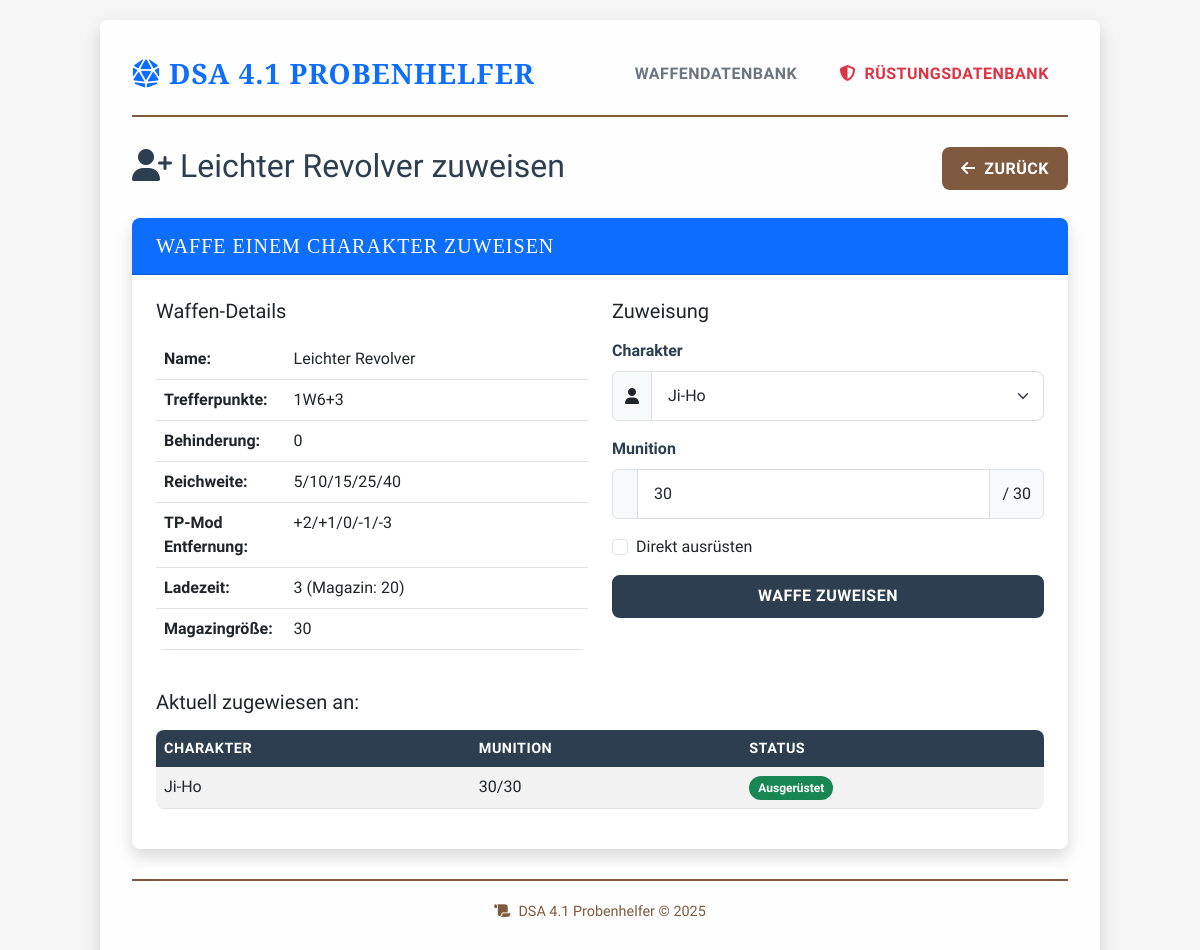
Page /weapon/ranged/1/assign on the committed database.
### app.py (models this page shows, shortened)
class Weapon(db.Model):
    __abstract__ = True
    id = db.Column(db.Integer, primary_key=True)
    name = db.Column(db.String(100), nullable=False)

class RangedWeapon(Weapon):
    __tablename__ = 'ranged_weapon'
    be = db.Column(db.Integer, default=0)  # Behinderung
    tp = db.Column(db.String(20), nullable=False)  # z.B. "1W6+4"
    reichweite = db.Column(db.String(50), nullable=False)  # z.B. "5/10/15/25/40"
    tp_mod_entfernung = db.Column(db.String(50), nullable=False)  # z.B. "+2/+1/0/-1/-3"
    ladezeit_einzeln = db.Column(db.Integer, default=1)  # Ladezeit innerhalb eines Magazins
    ladezeit_magazin = db.Column(db.Integer, nullable=True)  # Ladezeit für Magazinwechsel, NULL wenn kein Magazin
    munition_max = db.Column(db.Integer, default=0)  # Maximale Munition
    character_links = db.relationship('CharacterRangedWeapon', backref='weapon', lazy=True, cascade="all, delete-orphan")

class CharacterRangedWeapon(db.Model):
    __tablename__ = 'character_ranged_weapon'
    id = db.Column(db.Integer, primary_key=True)
    character_id = db.Column(db.Integer, db.ForeignKey('character.id'), nullable=False)
    weapon_id = db.Column(db.Integer, db.ForeignKey('ranged_weapon.id'), nullable=False)
    equipped = db.Column(db.Boolean, default=False)
    munition_aktuell = db.Column(db.Integer, default=0)  # Aktuelle Munition

class Character(db.Model):
    id = db.Column(db.Integer, primary_key=True)
    name = db.Column(db.String(100), nullable=False)
    lp = db.Column(db.Integer, nullable=False)
    ap = db.Column(db.Integer, nullable=False)
    op = db.Column(db.Integer, nullable=False)
    chi = db.Column(db.Integer, nullable=False, default=0)  # Neue Spalte für Chi-Punkte
    rs_wert = db.Column(db.Integer, nullable=False)
    pa_basis = db.Column(db.Integer, nullable=False)
    at_basis = db.Column(db.Integer, nullable=False)
    wundschwelle = db.Column(db.Integer, nullable=False)
    damage = db.Column(db.Integer, nullable=False)
    wunden = db.Column(db.Integer, nullable=False)
    initiative = db.Column(db.Integer, nullable=False)
    mut = db.Column(db.Integer, nullable=False)
    klugheit = db.Column(db.Integer, nullable=False)
    intuition = db.Column(db.Integer, nullable=False)
    charisma = db.Column(db.Integer, nullable=False)
    fingerfertigkeit = db.Column(db.Integer, nullable=False)
    gewandtheit = db.Column(db.Integer, nullable=False)
    konstitution = db.Column(db.Integer, nullable=False)
    koerperkraft = db.Column(db.Integer, nullable=False)
    be = db.Column(db.Integer, default=0)
    talente = db.relationship('Talent', backref='character', lazy=True, cascade="all, delete-orphan")
    melee_weapon_links = db.relationship('CharacterMeleeWeapon', backref='character', lazy=True, cascade="all, delete-orphan")
    ranged_weapon_links = db.relationship('CharacterRangedWeapon', backref='character', lazy=True, cascade="all, delete-orphan")
    parry_weapon_links = db.relationship('CharacterParryWeapon', backref='character', lazy=True, cascade="all, delete-orphan")
    armor_links = db.relationship('CharacterArmor', backref='character', lazy=True, cascade="all, delete-orphan")

### app.py (the view, shortened to what this page needs)
@app.route('/weapon/ranged/<int:weapon_id>/assign', methods=['GET', 'POST'])
def assign_ranged_weapon(weapon_id):
    weapon = db.session.get(RangedWeapon, weapon_id)
    if weapon is None:
        abort(404)
    assigned_chars = (db.session.query(CharacterRangedWeapon)
                     .filter(CharacterRangedWeapon.weapon_id == weapon_id)
                     .join(Character, CharacterRangedWeapon.character_id == Character.id)
                     .all())
    form = AssignWeaponForm()
    characters = Character.query.all()
    form.character_id.choices = [(c.id, c.name) for c in characters]
    return render_template('assign_weapon.html',
                          form=form,
                          weapon=weapon,
                          weapon_type='ranged',
                          assigned_chars=assigned_chars)

### app.py
class AssignWeaponForm(FlaskForm):
    character_id = SelectField('Charakter', coerce=int, validators=[DataRequired()])
    submit = SubmitField('Waffe zuweisen')

### templates/assign_weapon.html (shortened to what this page needs)
{% extends "layout.html" %}
{% block content %}
<div class="row mb-4">
  <div class="col">
    <h2><i class="fas fa-user-plus me-2"></i>{{ weapon.name }} zuweisen</h2>
  </div>
  <div class="col text-end">
    <a href="{{ url_for('all_weapons') }}" class="btn btn-secondary">
      <i class="fas fa-arrow-left me-1"></i> Zurück
    </a>
  </div>
</div>
<div class="card mb-4">
  <div class="card-header bg-primary text-white">
    <h5 class="mb-0">Waffe einem Charakter zuweisen</h5>
  </div>
  <div class="card-body">
    <div class="row mb-4">
      <div class="col-md-6">
        <h5 class="mb-3">Waffen-Details</h5>
        <table class="table">
          <tbody>
            <tr>
              <th style="width: 30%">Name:</th>
              <td>{{ weapon.name }}</td>
            </tr>
            {% if weapon_type == 'melee' %}
            <tr>
              <th>Trefferpunkte:</th>
              <td>{{ weapon.tp }}</td>
            </tr>
            <tr>
              <th>Behinderung:</th>
              <td>{{ weapon.be }}</td>
            </tr>
            <tr>
              <th>Initiative:</th>
              <td>{{ weapon.ini_mod }}</td>
            </tr>
            <tr>
              <th>Attacke/Parade:</th>
              <td>{{ weapon.at_mod }}/{{ weapon.pa_mod }}</td>
            </tr>
            {% if weapon.tp_kk_schwelle > 0 %}
            <tr>
              <th>KK-Bonus:</th>
              <td>ab KK {{ weapon.tp_kk_schwelle }} (+1/{{ weapon.tp_kk_schritt }})</td>
            </tr>
            {% endif %}
            {% elif weapon_type == 'ranged' %}
            <tr>
              <th>Trefferpunkte:</th>
              <td>{{ weapon.tp }}</td>
            </tr>
            <tr>
              <th>Behinderung:</th>
              <td>{{ weapon.be }}</td>
            </tr>
            <tr>
              <th>Reichweite:</th>
              <td>{{ weapon.reichweite }}</td>
            </tr>
            <tr>
              <th>TP-Mod Entfernung:</th>
              <td>{{ weapon.tp_mod_entfernung }}</td>
            </tr>
            <tr>
              <th>Ladezeit:</th>
              <td>{{ weapon.ladezeit_einzeln }}{% if weapon.ladezeit_magazin is not none %} (Magazin: {{ weapon.ladezeit_magazin }}){% endif %}</td>
            </tr>
            <tr>
              <th>Magazingröße:</th>
              <td>{{ weapon.munition_max }}</td>
            </tr>
            {% endif %}
          </tbody>
        </table>
      </div>
      <div class="col-md-6">
        <h5 class="mb-3">Zuweisung</h5>
        <form method="POST">
          <div class="form-group mb-3">
            {{ form.character_id.label(class="form-label") }}
            <div class="input-group">
              <span class="input-group-text"><i class="fas fa-user"></i></span>
              {{ form.character_id(class="form-select") }}
            </div>
          </div>
          {% if weapon_type == 'ranged' %}
          <div class="form-group mb-3">
            <label class="form-label">Munition</label>
            <div class="input-group">
              <span class="input-group-text"></span>
              <input type="number" name="munition_aktuell" class="form-control" value="{{ weapon.munition_max }}" min="0" max="{{ weapon.munition_max }}">
              <span class="input-group-text">/ {{ weapon.munition_max }}</span>
            </div>
          </div>
          {% endif %}
          <div class="form-check mb-3">
            <input type="checkbox" name="equipped" class="form-check-input" id="equipped">
            <label class="form-check-label" for="equipped">Direkt ausrüsten</label>
          </div>
          <div class="d-grid gap-2">
            {{ form.submit(class="btn btn-primary") }}
          </div>
        </form>
      </div>
    </div>
    <h5 class="mb-3">Aktuell zugewiesen an:</h5>
    {% if assigned_chars %}
      <div class="table-responsive">
        <table class="table table-striped">
          <thead>
            <tr>
              <th>Charakter</th>
              {% if weapon_type == 'ranged' %}
              <th>Munition</th>
              {% endif %}
              <th>Status</th>
            </tr>
          </thead>
          <tbody>
            {% for char_link in assigned_chars %}
            <tr>
              <td>{{ char_link.character.name }}</td>
              {% if weapon_type == 'ranged' %}
              <td>{{ char_link.munition_aktuell }}/{{ weapon.munition_max }}</td>
              {% endif %}
              <td>{% if char_link.equipped %}<span class="badge bg-success">Ausgerüstet</span>{% else %}<span class="badge bg-secondary">Im Inventar</span>{% endif %}</td>
            </tr>
            {% endfor %}
          </tbody>
        </table>
      </div>
    {% else %}
      <div class="alert alert-info">
        <i class="fas fa-info-circle me-2"></i> Diese Waffe ist derzeit keinem Charakter zugewiesen.
      </div>
    {% endif %}
  </div>
</div>
{% endblock %}

### templates/layout.html (shortened to what this page needs)
<!DOCTYPE html>
<html lang="de">
<head>
    <link rel="stylesheet" href="https://cdn.jsdelivr.net/npm/bootstrap@5.3.0/dist/css/bootstrap.min.css">
    <link rel="stylesheet" href="https://cdnjs.cloudflare.com/ajax/libs/font-awesome/6.4.0/css/all.min.css">
</head>
<body>
    <div class="container">
        <div class="header">
            <div class="d-flex justify-content-between align-items-center">
                <h3 class="text-muted mb-0">
                    <a href="{{ url_for('index') }}" class="text-decoration-none">
                        <i class="fas fa-dice-d20 me-2"></i>DSA 4.1 Probenhelfer
                    </a>
                </h3>
                <div>
                    <a href="{{ url_for('all_weapons') }}" class="btn btn-outline-secondary">
                         Waffendatenbank
                    </a>
                    <a href="{{ url_for('all_armors') }}" class="btn btn-outline-danger">
                        <i class="fas fa-shield-alt me-1"></i> Rüstungsdatenbank
                    </a>
                </div>
            </div>
        </div>
        {% block content %}{% endblock %}
        <div class="footer">
            <p><i class="fas fa-scroll me-2"></i>DSA 4.1 Probenhelfer &copy; <script>document.write(new Date().getFullYear());</script></p>
        </div>
    </div>
</body>
</html>

### templates/layout.html (style rules this page uses)
:root { --primary-color: #2c3e50; --secondary-color: #7f5a3f; --accent-color: #c0392b; --success-color: #27ae60; --danger-color: #c0392b; --info-color: #3498db; --dark-color: #1a1a1a; --light-color: #f8f9fa; --border-radius: 0.5rem; --card-shadow: 0 0.5rem 1rem rgba(0, 0, 0, 0.15); --transition-speed: 0.3s; }
body { font-family: 'Raleway', sans-serif; color: var(--primary-color); background-color: #f5f5f5; background-image: url('https://www.transparenttextures.com/patterns/parchment.png'); padding-top: 20px; padding-bottom: 20px; }
.container { max-width: 1000px; background-color: rgba(255, 255, 255, 0.95); box-shadow: var(--card-shadow); border-radius: var(--border-radius); padding: 2rem; }
.header { padding-bottom: 20px; margin-bottom: 30px; border-bottom: 2px solid var(--secondary-color); }
.header h3 { font-family: 'Cinzel', serif; font-weight: 700; color: var(--secondary-color); text-transform: uppercase; letter-spacing: 1px; }
.footer { margin-top: 30px; padding-top: 20px; border-top: 2px solid var(--secondary-color); text-align: center; font-size: 0.9rem; color: var(--secondary-color); }
.btn { transition: all var(--transition-speed); border-radius: var(--border-radius); font-weight: 600; text-transform: uppercase; letter-spacing: 0.5px; padding: 0.6rem 1.2rem; border: none; }
.btn-primary { background-color: var(--primary-color); }
.btn-secondary { background-color: var(--secondary-color); }
.card { border: none; border-radius: var(--border-radius); overflow: hidden; box-shadow: var(--card-shadow); transition: all var(--transition-speed); margin-bottom: 1.5rem; }
.card-header { background-color: var(--primary-color); color: white; font-family: 'Cinzel', serif; font-weight: 700; text-transform: uppercase; letter-spacing: 1px; padding: 1rem 1.5rem; }
.card-body { padding: 1.5rem; }
.form-control, .form-select { border-radius: var(--border-radius); padding: 0.75rem 1rem; border: 1px solid #ddd; transition: all var(--transition-speed); }
.form-label { font-weight: 600; color: var(--primary-color); margin-bottom: 0.5rem; }
.table { border-radius: var(--border-radius); overflow: hidden; }
.table thead th { background-color: var(--primary-color); color: white; font-weight: 600; text-transform: uppercase; letter-spacing: 0.5px; font-size: 0.9rem; border: none; }
.table tbody tr:nth-child(even) { background-color: rgba(0, 0, 0, 0.025); }
.badge { padding: 0.5em 0.75em; font-weight: 600; border-radius: 50rem; }

### rows in the picture
RangedWeapon: name "Leichter Revolver", tp "1W6+3", be "0", reichweite "5/10/15/25/40", tp_mod_entfernung "+2/+1/0/-1/-3", ladezeit_einzeln "3", ladezeit_magazin "20", munition_max "30", munition_aktuell "30"
CharacterRangedWeapon: character.name "Ji-Ho", munition_aktuell "30", equipped "Ausgerüstet"
